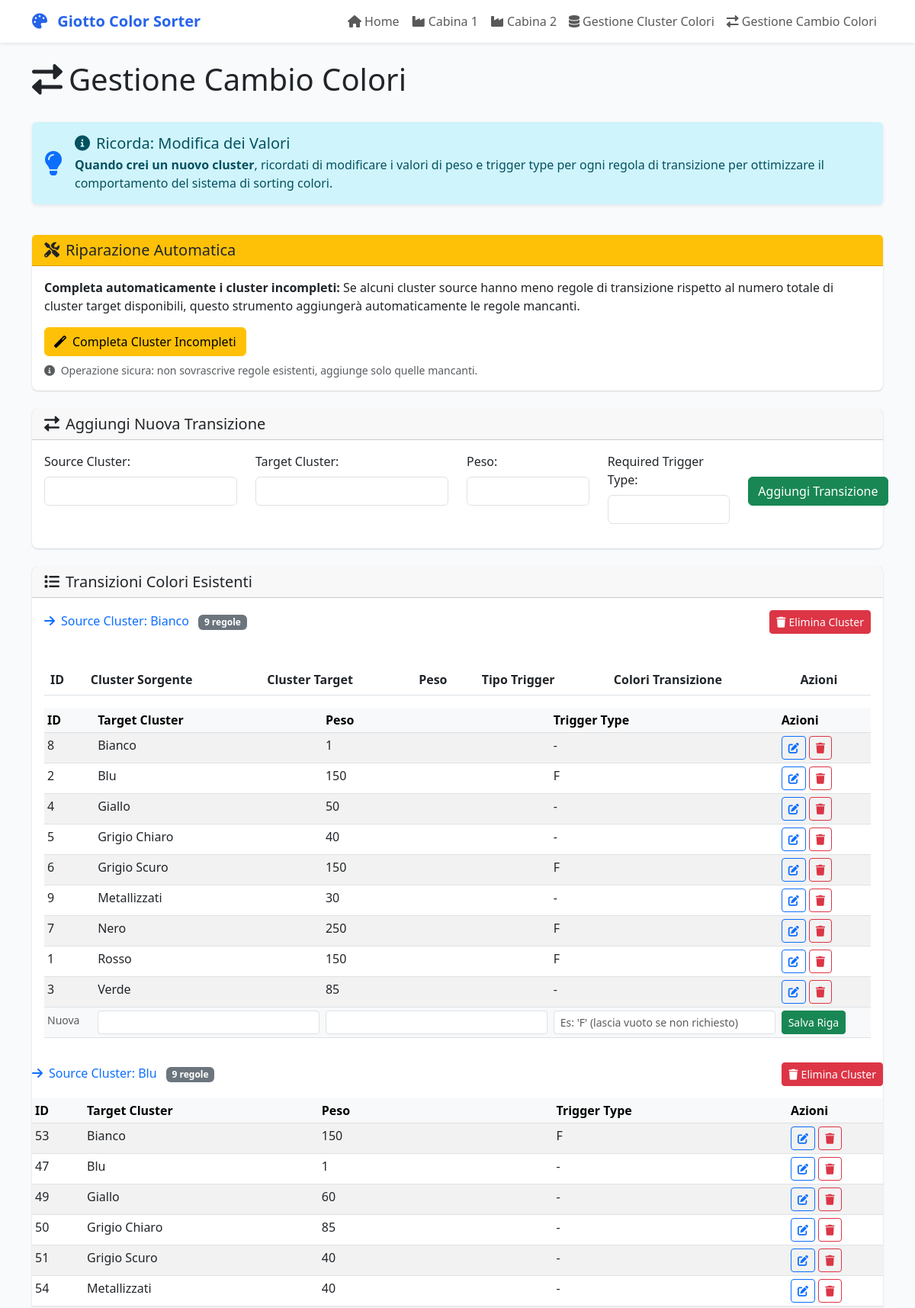
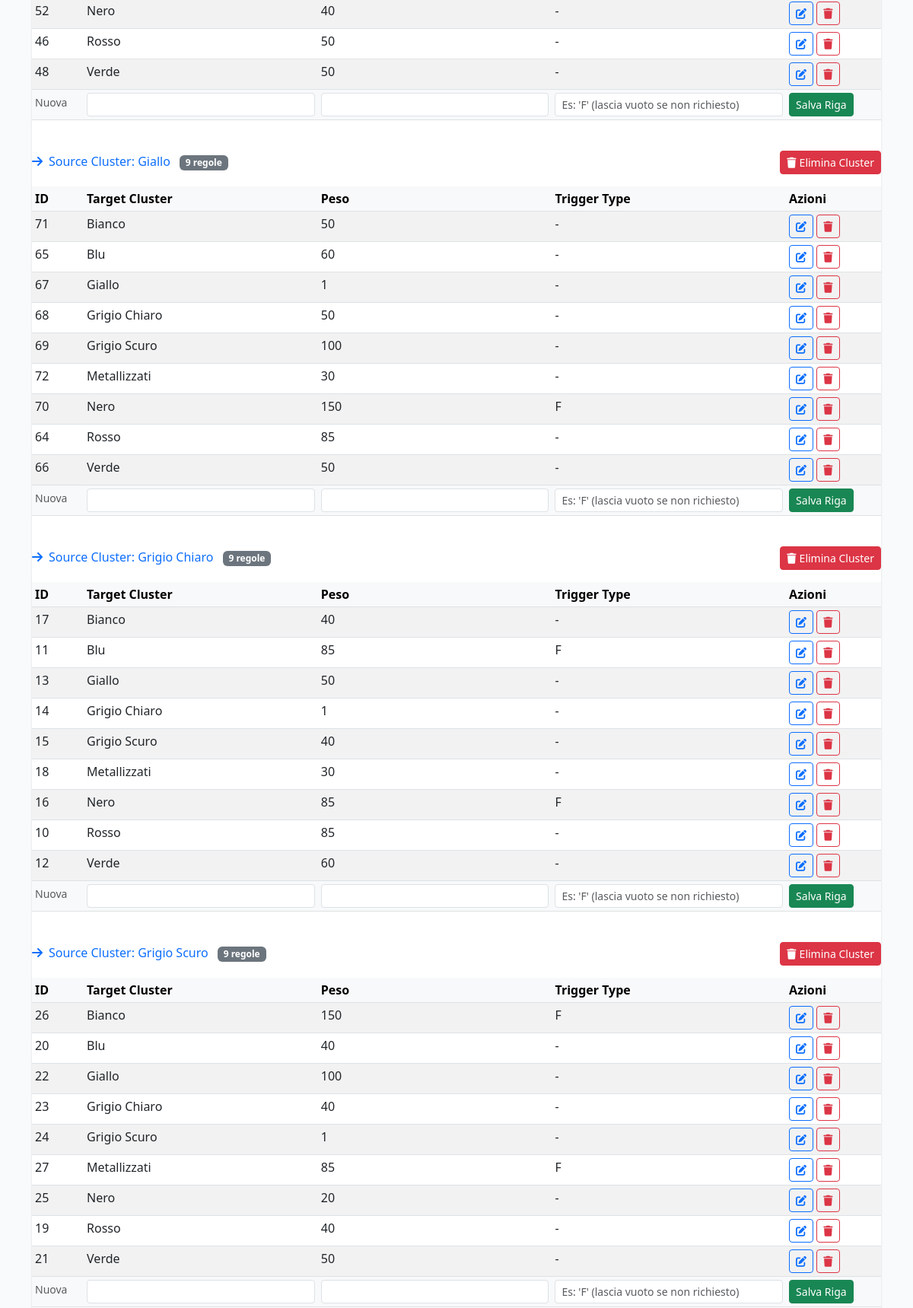
The app's page /manage/cambio_colori (upper part) with its own data (2 pictures, top to bottom).
### tables this page shows
CREATE TABLE "cambio_colori" (
    id INTEGER PRIMARY KEY AUTOINCREMENT,
    source_cluster TEXT NOT NULL,
    target_cluster TEXT NOT NULL,
    peso INTEGER DEFAULT 5,
    required_trigger_type TEXT, transition_colors TEXT,
    UNIQUE(source_cluster, target_cluster)
);

### frontend/app/main.py (the view, shortened to what this page needs)
@app.route('/manage/cambio_colori', methods=['GET', 'POST'])
def manage_cambio_colori():
    sync_clusters_to_source_clusters()
    new_cambio_colori_form = NewCambioColoriForm(prefix="new_transition")
    add_row_form = CambioColoriRowForm(prefix="add_row") # Prefisso per evitare conflitti se più form
    grouped_rules = get_all_cambio_colori_grouped()
    return render_template('manage_cambio_colori.html',
                           grouped_rules=grouped_rules,
                           new_cambio_colori_form=new_cambio_colori_form,
                           add_row_form_template=CambioColoriRowForm()) # Passa una istanza per il template del form di aggiunta

### frontend/app/templates/manage_cambio_colori.html (shortened to what this page needs)
{% extends "base.html" %}
{% block content %}
<div class="container">
    <div class="row">
        <div class="col-12">
            <div class="d-flex justify-content-between align-items-center mb-4">
                <h1><i class="fas fa-exchange-alt me-2"></i>Gestione Cambio Colori</h1>
            </div>
        </div>
    </div>
    <div class="row mb-4">
        <div class="col-12">
            <div class="alert alert-info border-0 shadow-sm" role="alert">
                <div class="d-flex align-items-center">
                    <i class="fas fa-lightbulb fa-2x me-3 text-primary"></i>
                    <div>
                        <h5 class="alert-heading mb-1">
                            <i class="fas fa-info-circle me-2"></i>Ricorda: Modifica dei Valori
                        </h5>
                        <p class="mb-0">
                            <strong>Quando crei un nuovo cluster</strong>, ricordati di modificare i valori di peso e trigger type
                            per ogni regola di transizione per ottimizzare il comportamento del sistema di sorting colori.
                        </p>
                    </div>
                </div>
            </div>
        </div>
    </div>
    <div class="row mb-4">
        <div class="col-12">
            <div class="card border-warning">
                <div class="card-header bg-warning">
                    <h5 class="card-title mb-0">
                        <i class="fas fa-tools me-2"></i>Riparazione Automatica
                    </h5>
                </div>
                <div class="card-body">
                    <p class="mb-3">
                        <strong>Completa automaticamente i cluster incompleti:</strong>
                        Se alcuni cluster source hanno meno regole di transizione rispetto al numero totale di cluster target disponibili,
                        questo strumento aggiungerà automaticamente le regole mancanti.
                    </p>
                    <form method="POST" action="{{ url_for('repair_complete_clusters') }}" style="display: inline;">
                        <button type="submit" class="btn btn-warning" onclick="return confirm('Sei sicuro di voler completare automaticamente tutti i cluster incompleti? Questa operazione aggiungerà le regole di transizione mancanti.')">
                            <i class="fas fa-magic me-2"></i>Completa Cluster Incompleti
                        </button>
                    </form>
                    <small class="text-muted d-block mt-2">
                        <i class="fas fa-info-circle me-1"></i>
                        Operazione sicura: non sovrascrive regole esistenti, aggiunge solo quelle mancanti.
                    </small>
                </div>
            </div>
        </div>
    </div>
    <div class="row mb-4">
        <div class="col-12">
            <div class="card">
                <div class="card-header">
                    <h5 class="card-title mb-0">
                        <i class="fas fa-exchange-alt me-2"></i>Aggiungi Nuova Transizione
                    </h5>
                </div>
                <div class="card-body">
                    <form method="POST" action="{{ url_for('manage_cambio_colori') }}">
                        <div class="row">
                            <div class="col-md-3">
                                <div class="mb-3">
                                    {{ new_cambio_colori_form.source_cluster.label(class="form-label") }}
                                    {{ new_cambio_colori_form.source_cluster(class="form-control") }}
                                </div>
                            </div>
                            <div class="col-md-3">
                                <div class="mb-3">
                                    {{ new_cambio_colori_form.target_cluster.label(class="form-label") }}
                                    {{ new_cambio_colori_form.target_cluster(class="form-control") }}
                                </div>
                            </div>
                            <div class="col-md-2">
                                <div class="mb-3">
                                    {{ new_cambio_colori_form.peso.label(class="form-label") }}
                                    {{ new_cambio_colori_form.peso(class="form-control") }}
                                </div>
                            </div>
                            <div class="col-md-2">
                                <div class="mb-3">
                                    {{ new_cambio_colori_form.required_trigger_type.label(class="form-label") }}
                                    {{ new_cambio_colori_form.required_trigger_type(class="form-control") }}
                                </div>
                            </div>
                            <div class="col-md-2">
                                <div class="mb-3">
                                    <label class="form-label">&nbsp;</label>
                                    <div>
                                        {{ new_cambio_colori_form.submit(class="btn btn-success") }}
                                    </div>
                                </div>
                            </div>
                        </div>
                    </form>
                </div>
            </div>
        </div>
    </div>
    <div class="row">
        <div class="col-12">
            <div class="card">
                <div class="card-header">
                    <h5 class="card-title mb-0">
                        <i class="fas fa-list me-2"></i>Transizioni Colori Esistenti
                    </h5>
                </div>
                <div class="card-body">
                    {% if grouped_rules %}
                        <div class="table-responsive">
                            <table class="table table-striped">
                                <thead>
                                    <tr>
                                        <th>ID</th>
                                        <th>Cluster Sorgente</th>
                                        <th>Cluster Target</th>
                                        <th>Peso</th>
                                        <th>Tipo Trigger</th>
                                        <th>Colori Transizione</th>
                                        <th>Azioni</th>
                                    </tr>
                                </thead>
                                <tbody>
                        {% for source_cluster, rules in grouped_rules.items() %}
                        <div class="mb-4">
                            <div class="d-flex justify-content-between align-items-center mb-3">
                                <h6 class="text-primary mb-0">
                                    <i class="fas fa-arrow-right me-2"></i>Source Cluster: {{ source_cluster }}
                                    <span class="badge bg-secondary ms-2">{{ rules|length }} regole</span>
                                </h6>
                                <form method="POST" action="{{ url_for('delete_cluster_route', cluster_name=source_cluster) }}" style="display: inline;">
                                    <button type="submit" class="btn btn-sm btn-danger"
                                            onclick="return confirm('ATTENZIONE! Sei sicuro di voler eliminare COMPLETAMENTE il cluster \'{{ source_cluster }}\'?\n\nQuesta operazione eliminerà:\n- Tutti i codici colore del cluster\n- Tutte le regole di transizione verso questo cluster\n- Tutte le regole di transizione da questo cluster\n\nL\'operazione NON può essere annullata!')"
                                            title="Elimina tutto il cluster">
                                        <i class="fas fa-trash me-1"></i>Elimina Cluster
                                    </button>
                                </form>
                            </div>
                            <div class="table-responsive">
                                <table class="table table-sm table-striped">
                                    <thead class="table-light">
                                        <tr>
                                            <th>ID</th>
                                            <th>Target Cluster</th>
                                            <th>Peso</th>
                                            <th>Trigger Type</th>
                                            <th>Azioni</th>
                                        </tr>
                                    </thead>
                                    <tbody>
                                        {% for rule in rules %}
                                        <tr>
                                            <td>{{ rule.id }}</td>
                                            <td>{{ rule.target_cluster }}</td>
                                            <td>{{ rule.peso }}</td>
                                            <td>{{ rule.required_trigger_type or '-' }}</td>
                                            <td>
                                                <form method="POST" action="{{ url_for('edit_cambio_colori_row', row_id=rule.id) }}" style="display: inline;">
                                                    <button type="submit" class="btn btn-sm btn-outline-primary" title="Modifica">
                                                        <i class="fas fa-edit"></i>
                                                    </button>
                                                </form>
                                                <form method="POST" action="{{ url_for('delete_cambio_colori_row_route', row_id=rule.id) }}" style="display: inline;">
                                                    <button type="submit" class="btn btn-sm btn-outline-danger"
                                                            onclick="return confirm('Sei sicuro di voler eliminare questa regola?')" title="Elimina">
                                                        <i class="fas fa-trash"></i>
                                                    </button>
                                                </form>
                                            </td>
                                        </tr>
                                        {% endfor %}
                                        <tr class="table-light">
                                            <form method="POST" action="{{ url_for('add_cambio_colori_row_route', source_cluster=source_cluster) }}">
                                                <td><small class="text-muted">Nuova</small></td>
                                                <td>
                                                    {{ add_row_form_template.destination_cluster(class="form-control form-control-sm") }}
                                                </td>
                                                <td>
                                                    {{ add_row_form_template.peso(class="form-control form-control-sm") }}
                                                </td>
                                                <td>
                                                    {{ add_row_form_template.required_trigger_type(class="form-control form-control-sm") }}
                                                </td>
                                                <td>
                                                    {{ add_row_form_template.submit(class="btn btn-sm btn-success") }}
                                                </td>
                                            </form>
                                        </tr>
                                    </tbody>
                                </table>
                            </div>
                        </div>
                        {% endfor %}
                    {% else %}
                        <div class="text-center py-4">
                            <i class="fas fa-exchange-alt fa-3x text-muted mb-3"></i>
                            <p class="text-muted">Nessuna transizione colore trovata. Aggiungi la prima transizione utilizzando il form sopra.</p>
                        </div>
                    {% endif %}
                </div>
            </div>
        </div>
    </div>
</div>
{% endblock %}

### frontend/app/templates/base.html (shortened to what this page needs)
<!DOCTYPE html>
<html lang="it">
<head>
    <link href="https://cdn.jsdelivr.net/npm/bootstrap@5.3.0/dist/css/bootstrap.min.css" rel="stylesheet">
    <link href="https://cdnjs.cloudflare.com/ajax/libs/font-awesome/6.0.0/css/all.min.css" rel="stylesheet">
</head>
<body>
    <nav class="navbar navbar-expand-lg navbar-light bg-white shadow-sm">
        <div class="container">
            <a class="navbar-brand" href="{{ url_for('home') }}">
                <i class="fas fa-palette me-2"></i>
                Giotto Color Sorter
            </a>
            <div class="collapse navbar-collapse" id="navbarNav">
                <ul class="navbar-nav ms-auto">
                    <li class="nav-item">
                        <a class="nav-link" href="{{ url_for('home') }}">
                            <i class="fas fa-home me-1"></i>Home
                        </a>
                    </li>
                    <li class="nav-item">
                        <a class="nav-link" href="{{ url_for('cabin_view', cabin_id=1) }}">
                            <i class="fas fa-industry me-1"></i>Cabina 1
                        </a>
                    </li>
                    <li class="nav-item">
                        <a class="nav-link" href="{{ url_for('cabin_view', cabin_id=2) }}">
                            <i class="fas fa-industry me-1"></i>Cabina 2
                        </a>
                    </li>
                    <li class="nav-item">
                        <a class="nav-link" href="{{ url_for('manage_cluster_colori') }}">
                            <i class="fas fa-database me-1"></i>Gestione Cluster Colori
                        </a>
                    </li>
                    <li class="nav-item">
                        <a class="nav-link" href="{{ url_for('manage_cambio_colori') }}">
                            <i class="fas fa-exchange-alt me-1"></i>Gestione Cambio Colori
                        </a>
                    </li>
                </ul>
            </div>
        </div>
    </nav>
    <div class="container-fluid py-4">
        {% block content %}{% endblock %}
    </div>
</body>
</html>

### records on screen
cambio_colori: source_cluster "Bianco", rules "9", id "8", target_cluster "Bianco", peso "1", required_trigger_type "-"
cambio_colori: id "2", target_cluster "Blu", peso "150", required_trigger_type "F"
cambio_colori: id "4", target_cluster "Giallo", peso "50", required_trigger_type "-"
cambio_colori: id "5", target_cluster "Grigio Chiaro", peso "40", required_trigger_type "-"
cambio_colori: id "6", target_cluster "Grigio Scuro", peso "150", required_trigger_type "F"
cambio_colori: id "9", target_cluster "Metallizzati", peso "30", required_trigger_type "-"
cambio_colori: id "7", target_cluster "Nero", peso "250", required_trigger_type "F"
cambio_colori: id "1", target_cluster "Rosso", peso "150", required_trigger_type "F"
cambio_colori: id "3", target_cluster "Verde", peso "85", required_trigger_type "-"
cambio_colori: source_cluster "Blu", rules "9", id "53", target_cluster "Bianco", peso "150", required_trigger_type "F"
cambio_colori: id "47", target_cluster "Blu", peso "1", required_trigger_type "-"
cambio_colori: id "49", target_cluster "Giallo", peso "60", required_trigger_type "-"
cambio_colori: id "50", target_cluster "Grigio Chiaro", peso "85", required_trigger_type "-"
cambio_colori: id "51", target_cluster "Grigio Scuro", peso "40", required_trigger_type "-"
cambio_colori: id "54", target_cluster "Metallizzati", peso "40", required_trigger_type "-"
cambio_colori: id "52", target_cluster "Nero", peso "40", required_trigger_type "-"
cambio_colori: id "46", target_cluster "Rosso", peso "50", required_trigger_type "-"
cambio_colori: id "48", target_cluster "Verde", peso "50", required_trigger_type "-"
cambio_colori: source_cluster "Giallo", rules "9", id "71", target_cluster "Bianco", peso "50", required_trigger_type "-"
cambio_colori: id "65", target_cluster "Blu", peso "60", required_trigger_type "-"
cambio_colori: id "67", target_cluster "Giallo", peso "1", required_trigger_type "-"
cambio_colori: id "68", target_cluster "Grigio Chiaro", peso "50", required_trigger_type "-"
cambio_colori: id "69", target_cluster "Grigio Scuro", peso "100", required_trigger_type "-"
cambio_colori: id "72", target_cluster "Metallizzati", peso "30", required_trigger_type "-"
cambio_colori: id "70", target_cluster "Nero", peso "150", required_trigger_type "F"
cambio_colori: id "64", target_cluster "Rosso", peso "85", required_trigger_type "-"
cambio_colori: id "66", target_cluster "Verde", peso "50", required_trigger_type "-"
cambio_colori: source_cluster "Grigio Chiaro", rules "9", id "17", target_cluster "Bianco", peso "40", required_trigger_type "-"
cambio_colori: id "11", target_cluster "Blu", peso "85", required_trigger_type "F"
cambio_colori: id "13", target_cluster "Giallo", peso "50", required_trigger_type "-"
cambio_colori: id "14", target_cluster "Grigio Chiaro", peso "1", required_trigger_type "-"
cambio_colori: id "15", target_cluster "Grigio Scuro", peso "40", required_trigger_type "-"
cambio_colori: id "18", target_cluster "Metallizzati", peso "30", required_trigger_type "-"
cambio_colori: id "16", target_cluster "Nero", peso "85", required_trigger_type "F"
cambio_colori: id "10", target_cluster "Rosso", peso "85", required_trigger_type "-"
cambio_colori: id "12", target_cluster "Verde", peso "60", required_trigger_type "-"
cambio_colori: source_cluster "Grigio Scuro", rules "9", id "26", target_cluster "Bianco", peso "150", required_trigger_type "F"
cambio_colori: id "20", target_cluster "Blu", peso "40", required_trigger_type "-"
cambio_colori: id "22", target_cluster "Giallo", peso "100", required_trigger_type "-"
cambio_colori: id "23", target_cluster "Grigio Chiaro", peso "40", required_trigger_type "-"
cambio_colori: id "24", target_cluster "Grigio Scuro", peso "1", required_trigger_type "-"
cambio_colori: id "27", target_cluster "Metallizzati", peso "85", required_trigger_type "F"
cambio_colori: id "25", target_cluster "Nero", peso "20", required_trigger_type "-"
cambio_colori: id "19", target_cluster "Rosso", peso "40", required_trigger_type "-"
cambio_colori: id "21", target_cluster "Verde", peso "50", required_trigger_type "-"

### other values on screen
{{ new_cambio_colori_form.source_cluster.label(class="form-label") }} "Source Cluster:"
{{ new_cambio_colori_form.target_cluster.label(class="form-label") }} "Target Cluster:"
{{ new_cambio_colori_form.peso.label(class="form-label") }} "Peso:"
{{ new_cambio_colori_form.required_trigger_type.label(class="form-label") }} "Required Trigger Type:"
